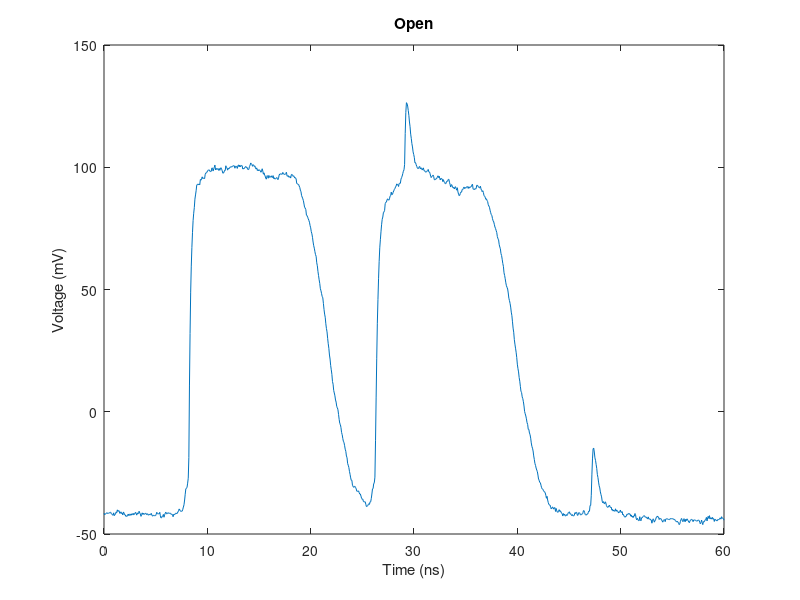
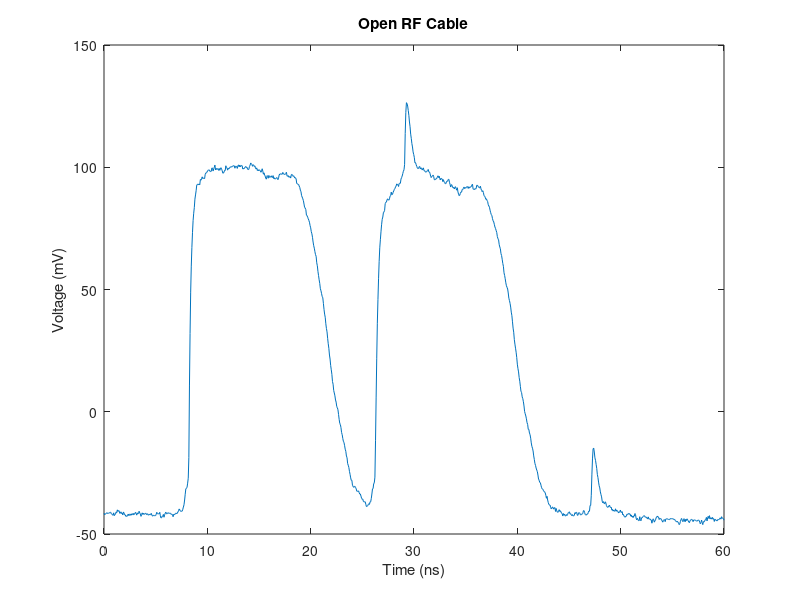
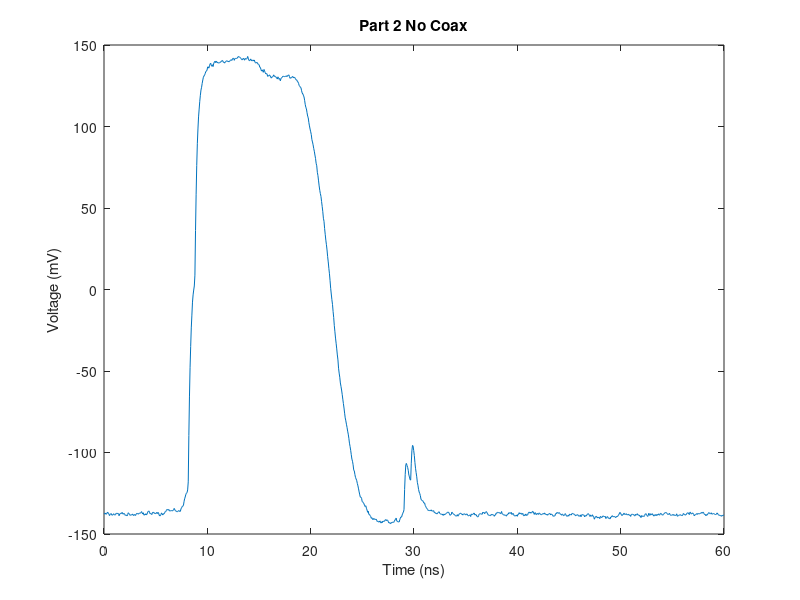
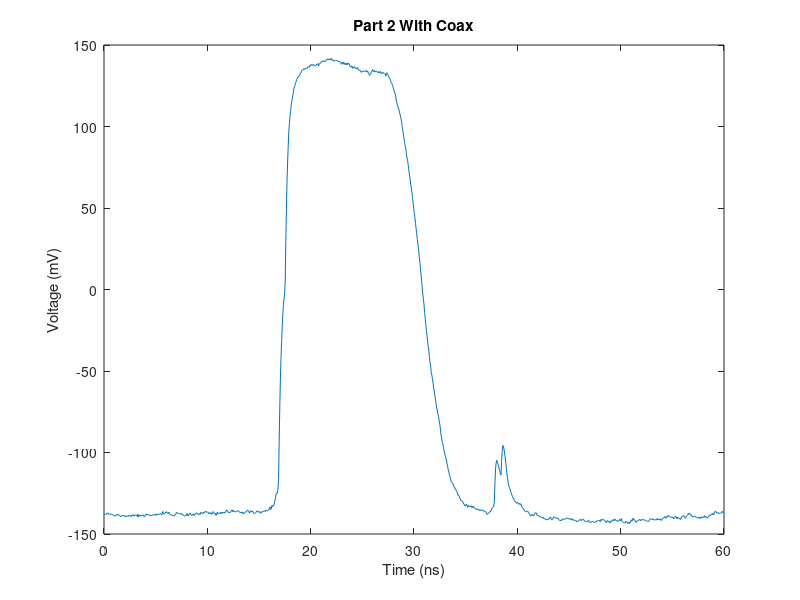

The MATLAB source for these figures, in order:
clear all; 
close all; 
figure;

load open;
plot(Time,Voltage);
title('Open');
xlabel('Time (ns)');
ylabel('Voltage (mV)');
print('open', '-depsc')
T = Time;
V = Voltage; 

figure;
load open_rf_cable;
plot(Time,Voltage);
title('Open RF Cable');
xlabel('Time (ns)');
ylabel('Voltage (mV)');
print('open_rf_cable', '-depsc')
T(1:1024, 2) = Time; 
V(1:1024, 2) = Voltage;

figure;
load part_2_nocoax;
plot(Time,Voltage);
title('Part 2 No Coax');
xlabel('Time (ns)');
ylabel('Voltage (mV)');
print('part_2_nocoax', '-depsc')
T(1:1024, 3) = Time; 
V(1:1024, 3) = Voltage;

figure;
load part_2_withcoax;
plot(Time,Voltage);
title('Part 2 With Coax');
xlabel('Time (ns)');
ylabel('Voltage (mV)');
print('part_2_withcoax', '-depsc')
T(1:1024, 4) = Time; 
V(1:1024, 4) = Voltage;

figure;
load RF;
plot(Time,Voltage);
title('RF');
xlabel('Time (ns)');
ylabel('Voltage (mV)');
print('RF', '-depsc')
T(1:1024, 5) = Time; 
V(1:1024, 5) = Voltage;

figure;
load short;
plot(Time,Voltage);
title('Short');
xlabel('Time (ns)');
ylabel('Voltage (mV)');
print('short', '-depsc')
T(1:1024, 6) = Time; 
V(1:1024, 6) = Voltage;

figure;
load ZL;
plot(Time,Voltage);
title('ZL');
xlabel('Time (ns)');
ylabel('Voltage (mV)');
print('ZL', '-depsc')
T(1:1024, 7) = Time; 
V(1:1024, 7) = Voltage;

figure; 
plot(T, V);
title('all'); 

